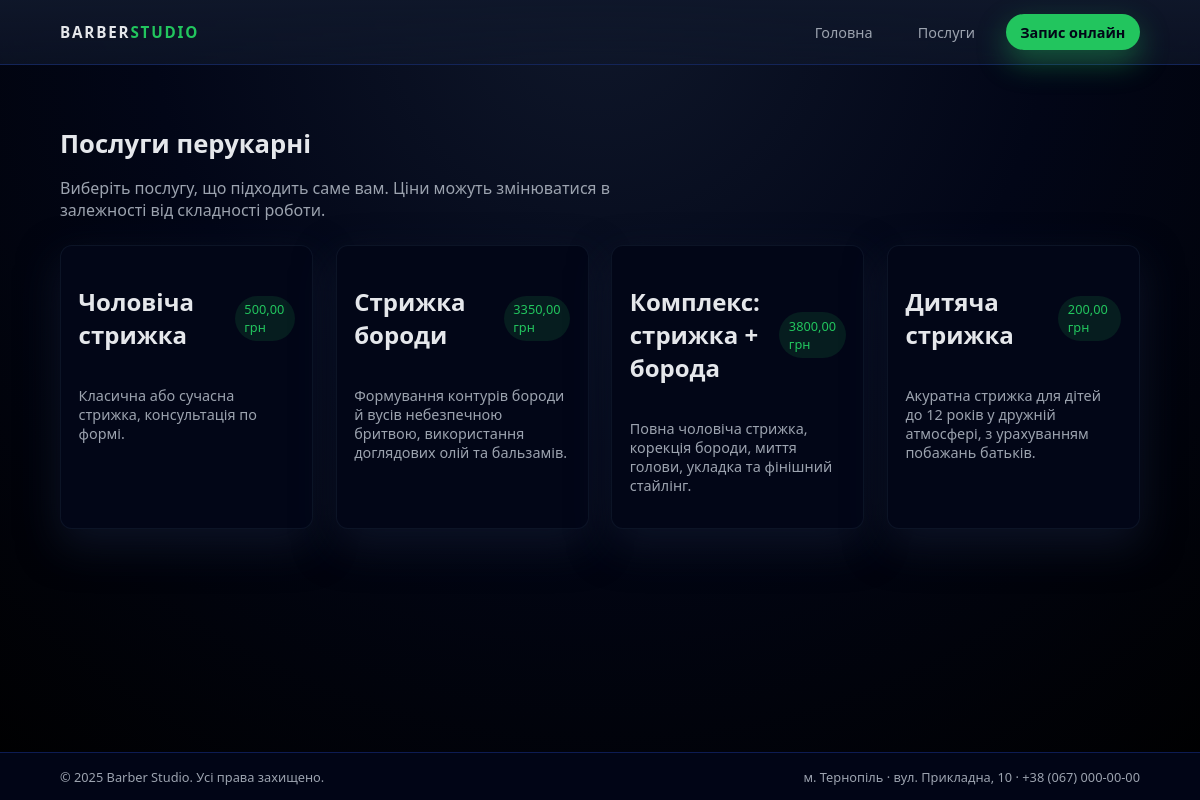
Page /services/ on the committed database.
### barber/models.py (models this page shows, shortened)
class Service(models.Model):
    name = models.CharField(max_length=100)
    description = models.TextField(blank=True)
    price = models.DecimalField(max_digits=6, decimal_places=2)
    class Meta:
        verbose_name = "Послуга"
        verbose_name_plural = "Послуги"

### barber/views.py (the view)
# urls.py: path('services/', views.services_view, name="services"),
def services_view(request):
    services = Service.objects.all()
    return render(request, "barber/services.html", {"services": services})

### barber/templates/barber/services.html (shortened to what this page needs)
{% extends "barber/base.html" %}
{% block content %}
<section class="section">
    <div class="container">
        <h1 class="section__title">Послуги перукарні</h1>
        <p class="section__subtitle">
            Виберіть послугу, що підходить саме вам. Ціни можуть змінюватися в залежності від складності роботи.
        </p>
        <div class="cards">
            {% for service in services %}
                <article class="card card--service">
                    <div class="card__header">
                        <h2>{{ service.name }}</h2>
                        <span class="badge">{{ service.price }} грн</span>
                    </div>
                    <p class="card__text">{{ service.description }}</p>
                </article>
            {% empty %}
                <p>Поки немає послуг. Додайте їх через адмін-панель.</p>
            {% endfor %}
        </div>
    </div>
</section>
{% endblock %}

### barber/static/barber/css/style.css (style rules this page uses)
:root { --bg: #050816; --bg-alt: #0b1120; --card-bg: #020617; --accent: #22c55e; --accent-soft: rgba(34, 197, 94, 0.12); --accent-strong: rgba(34, 197, 94, 0.25); --text: #e5e7eb; --muted: #9ca3af; --border: #111827; --radius-lg: 1.2rem; --radius: 0.75rem; --shadow-soft: 0 18px 45px rgba(15, 23, 42, 0.65); --transition: 0.25s ease-out; }
*, *::before, *::after { box-sizing: border-box; }
html, body { margin: 0; padding: 0; font-family: system-ui, -apple-system, BlinkMacSystemFont, "Segoe UI", sans-serif; background: radial-gradient(circle at top, #0f172a 0, #020617 45%, #000 100%); color: var(--text); }
body { min-height: 100vh; display: flex; flex-direction: column; }
.container { width: 100%; max-width: 1120px; margin: 0 auto; padding: 0 1.25rem; }
.section { padding: 2.5rem 0; }
.section__title { font-size: 1.6rem; margin-bottom: 0.5rem; }
.section__subtitle { color: var(--muted); max-width: 36rem; margin-bottom: 1.5rem; }
.cards { display: grid; grid-template-columns: repeat(auto-fit, minmax(220px, 1fr)); gap: 1.4rem; }
.card { background: var(--card-bg); border-radius: var(--radius); padding: 1.2rem 1.1rem; border: 1px solid rgba(15, 23, 42, 0.85); box-shadow: 0 16px 40px rgba(15, 23, 42, 0.8); position: relative; overflow: hidden; transition: transform var(--transition), box-shadow var(--transition), border-color var(--transition); }
.card::before { content: ""; position: absolute; inset: -40%; background: radial-gradient(circle at top left, rgba(34, 197, 94, 0.16), transparent 55%); opacity: 0; transition: opacity var(--transition); }
.card__text { color: var(--muted); font-size: 0.9rem; }
.card--service .card__header { display: flex; align-items: center; justify-content: space-between; gap: 0.75rem; margin-bottom: 0.5rem; }
.badge { font-size: 0.8rem; padding: 0.3rem 0.6rem; border-radius: 999px; background: var(--accent-soft); color: var(--accent); }

### rows in the picture
Service: name "Чоловіча стрижка", price "500,00", description "Класична або сучасна стрижка, консультація по формі."
Service: name "Стрижка бороди", price "3350,00", description "Формування контурів бороди й вусів небезпечною бритвою, використання доглядових олій та бальзамів."
Service: name "Комплекс: стрижка + борода", price "3800,00", description "Повна чоловіча стрижка, корекція бороди, миття голови, укладка та фінішний стайлінг."
Service: name "Дитяча стрижка", price "200,00", description "Акуратна стрижка для дітей до 12 років у дружній атмосфері, з урахуванням побажань батьків."
